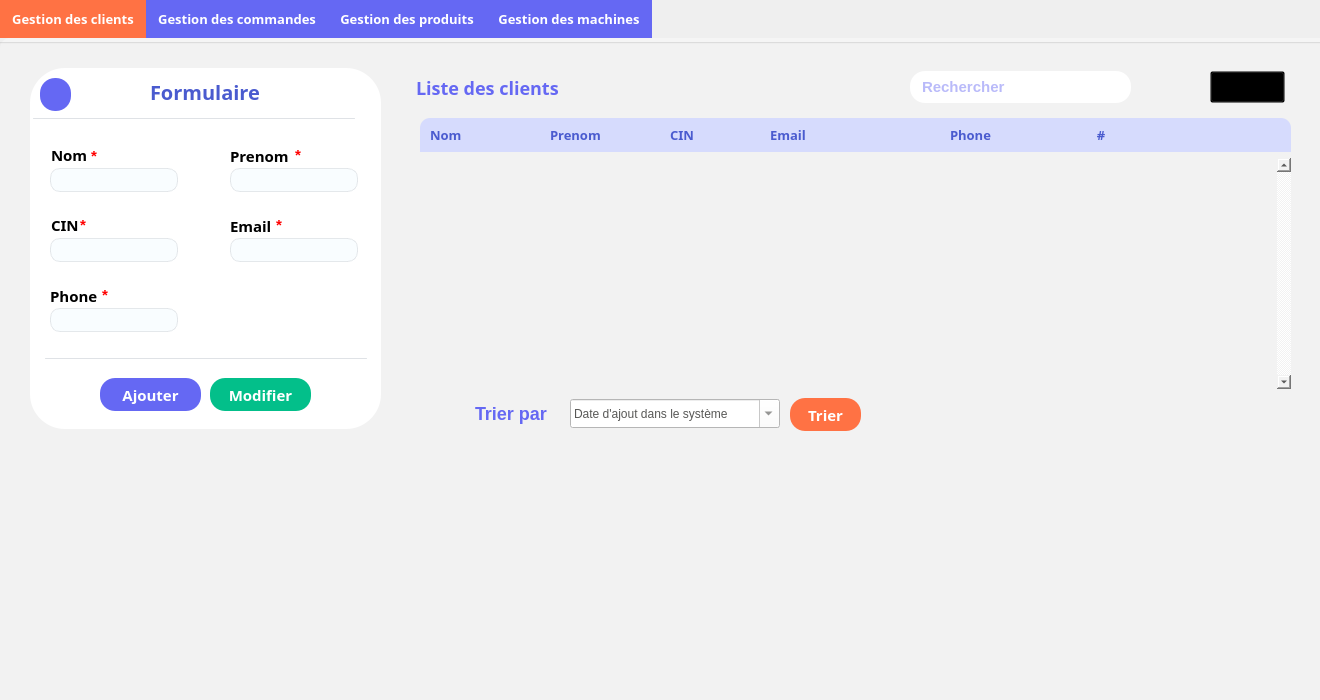
<?xml version="1.0" encoding="UTF-8"?>
<ui version="4.0">
 <class>Clients</class>
 <widget class="QDialog" name="Clients">
  <property name="geometry">
   <rect>
    <x>0</x>
    <y>0</y>
    <width>1320</width>
    <height>700</height>
   </rect>
  </property>
  <property name="windowTitle">
   <string>Dialog</string>
  </property>
  <widget class="QTabWidget" name="tabWidget">
   <property name="geometry">
    <rect>
     <x>0</x>
     <y>0</y>
     <width>1340</width>
     <height>720</height>
    </rect>
   </property>
   <property name="font">
    <font>
     <family>Montserrat</family>
     <pointsize>10</pointsize>
     <weight>75</weight>
     <bold>true</bold>
     <kerning>true</kerning>
    </font>
   </property>
   <property name="cursor">
    <cursorShape>ArrowCursor</cursorShape>
   </property>
   <property name="mouseTracking">
    <bool>false</bool>
   </property>
   <property name="tabletTracking">
    <bool>false</bool>
   </property>
   <property name="whatsThis">
    <string>&lt;html&gt;&lt;head/&gt;&lt;body&gt;&lt;p&gt;gestion des clients&lt;/p&gt;&lt;/body&gt;&lt;/html&gt;</string>
   </property>
   <property name="styleSheet">
    <string notr="true">QTabBar::tab {
  background: #6568F3;
  color: white;
  padding: 10px 12px;
border-radius:0px;
}

QTabBar::tab:selected {
    color: white;
   background-color:#FF7244;

}
QTabBar::tab:hover {
  background: #FF7244;
 }


QTabWidget::pane {
  top:0px; 
  background: rgb(245, 245, 245);
border-radius:10px;
} </string>
   </property>
   <property name="currentIndex">
    <number>0</number>
   </property>
   <widget class="QWidget" name="tab">
    <attribute name="title">
     <string>Gestion des clients</string>
    </attribute>
    <widget class="QGroupBox" name="gClientBg">
     <property name="geometry">
      <rect>
       <x>-10</x>
       <y>0</y>
       <width>1340</width>
       <height>700</height>
      </rect>
     </property>
     <property name="font">
      <font>
       <weight>50</weight>
       <bold>false</bold>
      </font>
     </property>
     <property name="styleSheet">
      <string notr="true">#gClientBg{
background-image:url(C:/Users/ALI/Desktop/bg);
}</string>
     </property>
     <property name="title">
      <string/>
     </property>
     <widget class="QGroupBox" name="groupBox">
      <property name="geometry">
       <rect>
        <x>40</x>
        <y>30</y>
        <width>351</width>
        <height>361</height>
       </rect>
      </property>
      <property name="font">
       <font>
        <family>Montserrat</family>
        <pointsize>8</pointsize>
       </font>
      </property>
      <property name="styleSheet">
       <string notr="true">background-color:  white;
border-radius:35px;

</string>
      </property>
      <property name="title">
       <string/>
      </property>
      <widget class="QLineEdit" name="Nom_f">
       <property name="geometry">
        <rect>
         <x>20</x>
         <y>100</y>
         <width>128</width>
         <height>24</height>
        </rect>
       </property>
       <property name="font">
        <font>
         <family>Montserrat</family>
         <pointsize>9</pointsize>
         <weight>50</weight>
         <bold>false</bold>
        </font>
       </property>
       <property name="styleSheet">
        <string notr="true">#Nom_f{
background-color: #F9FDFF;
border:1px solid rgba(222, 226, 230, 0.8);
padding-left:5px;
border-radius:10px;
color:#585856
}
#Nom_f:focus{
border:1px solid #6568f3;
outline:none;
}
</string>
       </property>
       <property name="text">
        <string/>
       </property>
      </widget>
      <widget class="QLabel" name="label">
       <property name="geometry">
        <rect>
         <x>120</x>
         <y>14</y>
         <width>121</width>
         <height>20</height>
        </rect>
       </property>
       <property name="font">
        <font>
         <family>Montserrat</family>
         <pointsize>-1</pointsize>
         <weight>75</weight>
         <bold>true</bold>
        </font>
       </property>
       <property name="styleSheet">
        <string notr="true">
color:#341763;
color:#4a5bcf;
font-size:20px;</string>
       </property>
       <property name="text">
        <string>Formulaire</string>
       </property>
      </widget>
      <widget class="QLabel" name="label_2">
       <property name="geometry">
        <rect>
         <x>21</x>
         <y>80</y>
         <width>47</width>
         <height>14</height>
        </rect>
       </property>
       <property name="font">
        <font>
         <family>Montserrat</family>
         <pointsize>11</pointsize>
         <weight>75</weight>
         <bold>true</bold>
        </font>
       </property>
       <property name="text">
        <string>Nom</string>
       </property>
      </widget>
      <widget class="QLabel" name="label_13">
       <property name="geometry">
        <rect>
         <x>61</x>
         <y>80</y>
         <width>47</width>
         <height>16</height>
        </rect>
       </property>
       <property name="font">
        <font>
         <pointsize>11</pointsize>
         <weight>75</weight>
         <bold>true</bold>
        </font>
       </property>
       <property name="styleSheet">
        <string notr="true">color:red;</string>
       </property>
       <property name="text">
        <string>*</string>
       </property>
      </widget>
      <widget class="QLabel" name="label_3">
       <property name="geometry">
        <rect>
         <x>200</x>
         <y>80</y>
         <width>71</width>
         <height>16</height>
        </rect>
       </property>
       <property name="font">
        <font>
         <family>Montserrat</family>
         <pointsize>11</pointsize>
         <weight>75</weight>
         <bold>true</bold>
        </font>
       </property>
       <property name="text">
        <string>Prenom</string>
       </property>
      </widget>
      <widget class="QLineEdit" name="Prenom_f">
       <property name="geometry">
        <rect>
         <x>200</x>
         <y>100</y>
         <width>128</width>
         <height>24</height>
        </rect>
       </property>
       <property name="font">
        <font>
         <family>Montserrat</family>
         <pointsize>9</pointsize>
         <weight>50</weight>
         <bold>false</bold>
        </font>
       </property>
       <property name="styleSheet">
        <string notr="true">#Prenom_f{
background-color: #F9FDFF;
border:1px solid rgba(222, 226, 230, 0.8);
padding-left:5px;
border-radius:10px;
color:#585856;
}
#Prenom_f:focus{
border:1px solid #6568f3;
outline:none;
}</string>
       </property>
       <property name="text">
        <string/>
       </property>
      </widget>
      <widget class="QLabel" name="label_14">
       <property name="geometry">
        <rect>
         <x>265</x>
         <y>80</y>
         <width>47</width>
         <height>14</height>
        </rect>
       </property>
       <property name="font">
        <font>
         <pointsize>11</pointsize>
         <weight>75</weight>
         <bold>true</bold>
        </font>
       </property>
       <property name="styleSheet">
        <string notr="true">color:red;</string>
       </property>
       <property name="text">
        <string>*</string>
       </property>
      </widget>
      <widget class="QLabel" name="label_4">
       <property name="geometry">
        <rect>
         <x>21</x>
         <y>150</y>
         <width>47</width>
         <height>14</height>
        </rect>
       </property>
       <property name="font">
        <font>
         <family>Montserrat</family>
         <pointsize>11</pointsize>
         <weight>75</weight>
         <bold>true</bold>
        </font>
       </property>
       <property name="text">
        <string>CIN</string>
       </property>
      </widget>
      <widget class="QLineEdit" name="Cin_f">
       <property name="geometry">
        <rect>
         <x>20</x>
         <y>170</y>
         <width>128</width>
         <height>24</height>
        </rect>
       </property>
       <property name="font">
        <font>
         <pointsize>9</pointsize>
         <weight>50</weight>
         <bold>false</bold>
        </font>
       </property>
       <property name="styleSheet">
        <string notr="true">#Cin_f{
background-color: #F9FDFF;
border:1px solid rgba(222, 226, 230, 0.8);
padding-left:5px;
border-radius:10px;
color:#585856;
}
#Cin_f:focus{
border:1px solid #6568f3;
outline:none;
}</string>
       </property>
       <property name="text">
        <string/>
       </property>
      </widget>
      <widget class="QLabel" name="label_15">
       <property name="geometry">
        <rect>
         <x>50</x>
         <y>150</y>
         <width>47</width>
         <height>14</height>
        </rect>
       </property>
       <property name="font">
        <font>
         <pointsize>11</pointsize>
         <weight>75</weight>
         <bold>true</bold>
        </font>
       </property>
       <property name="styleSheet">
        <string notr="true">color:red;</string>
       </property>
       <property name="text">
        <string>*</string>
       </property>
      </widget>
      <widget class="QLabel" name="label_5">
       <property name="geometry">
        <rect>
         <x>200</x>
         <y>150</y>
         <width>61</width>
         <height>16</height>
        </rect>
       </property>
       <property name="font">
        <font>
         <family>Montserrat</family>
         <pointsize>11</pointsize>
         <weight>75</weight>
         <bold>true</bold>
         <kerning>true</kerning>
        </font>
       </property>
       <property name="text">
        <string>Email</string>
       </property>
      </widget>
      <widget class="QLineEdit" name="Email_f">
       <property name="geometry">
        <rect>
         <x>200</x>
         <y>170</y>
         <width>128</width>
         <height>24</height>
        </rect>
       </property>
       <property name="font">
        <font>
         <pointsize>9</pointsize>
         <weight>50</weight>
         <bold>false</bold>
        </font>
       </property>
       <property name="styleSheet">
        <string notr="true">#Email_f{
background-color: #F9FDFF;
border:1px solid rgba(222, 226, 230, 0.8);
padding-left:5px;
border-radius:10px;
color:#585856;
}
#Email_f:focus{
border:1px solid #6568f3;
outline:none;
}</string>
       </property>
       <property name="text">
        <string/>
       </property>
      </widget>
      <widget class="QLabel" name="label_16">
       <property name="geometry">
        <rect>
         <x>246</x>
         <y>150</y>
         <width>47</width>
         <height>14</height>
        </rect>
       </property>
       <property name="font">
        <font>
         <pointsize>11</pointsize>
         <weight>75</weight>
         <bold>true</bold>
        </font>
       </property>
       <property name="styleSheet">
        <string notr="true">color:red;</string>
       </property>
       <property name="text">
        <string>*</string>
       </property>
      </widget>
      <widget class="QLabel" name="label_6">
       <property name="geometry">
        <rect>
         <x>20</x>
         <y>220</y>
         <width>51</width>
         <height>16</height>
        </rect>
       </property>
       <property name="font">
        <font>
         <family>Montserrat</family>
         <pointsize>11</pointsize>
         <weight>75</weight>
         <bold>true</bold>
        </font>
       </property>
       <property name="text">
        <string>Phone</string>
       </property>
      </widget>
      <widget class="QLineEdit" name="Phone_f">
       <property name="geometry">
        <rect>
         <x>20</x>
         <y>240</y>
         <width>128</width>
         <height>24</height>
        </rect>
       </property>
       <property name="font">
        <font>
         <pointsize>9</pointsize>
         <weight>50</weight>
         <bold>false</bold>
        </font>
       </property>
       <property name="styleSheet">
        <string notr="true">#Phone_f{
background-color: #F9FDFF;
border:1px solid rgba(222, 226, 230, 0.8);
padding-left:5px;
border-radius:10px;
color:#585856;
}
#Phone_f:focus{
border:1px solid #6568f3;
outline:none;
}</string>
       </property>
       <property name="text">
        <string/>
       </property>
      </widget>
      <widget class="QLabel" name="label_17">
       <property name="geometry">
        <rect>
         <x>72</x>
         <y>220</y>
         <width>47</width>
         <height>14</height>
        </rect>
       </property>
       <property name="font">
        <font>
         <pointsize>11</pointsize>
         <weight>75</weight>
         <bold>true</bold>
        </font>
       </property>
       <property name="styleSheet">
        <string notr="true">color:red;</string>
       </property>
       <property name="text">
        <string>*</string>
       </property>
      </widget>
      <widget class="QPushButton" name="ajouter_client">
       <property name="geometry">
        <rect>
         <x>70</x>
         <y>310</y>
         <width>101</width>
         <height>33</height>
        </rect>
       </property>
       <property name="font">
        <font>
         <family>Montserrat</family>
         <pointsize>11</pointsize>
         <weight>75</weight>
         <bold>true</bold>
        </font>
       </property>
       <property name="styleSheet">
        <string notr="true">#ajouter_client{
color:white;
background-color:#6568F3;
border-radius:15px;
}

#ajouter_client:hover{
background-color:#4144f1;
}</string>
       </property>
       <property name="text">
        <string>Ajouter</string>
       </property>
      </widget>
      <widget class="QPushButton" name="modifier_client">
       <property name="geometry">
        <rect>
         <x>180</x>
         <y>310</y>
         <width>101</width>
         <height>33</height>
        </rect>
       </property>
       <property name="font">
        <font>
         <family>Montserrat</family>
         <pointsize>11</pointsize>
         <weight>75</weight>
         <bold>true</bold>
        </font>
       </property>
       <property name="styleSheet">
        <string notr="true">#modifier_client{
color:white;
background-color:#03BF8A;
border-radius:15px;
}

#modifier_client:hover{
background-color:#02976d;
}
</string>
       </property>
       <property name="text">
        <string>Modifier</string>
       </property>
      </widget>
      <widget class="Line" name="line_2">
       <property name="geometry">
        <rect>
         <x>15</x>
         <y>290</y>
         <width>322</width>
         <height>1</height>
        </rect>
       </property>
       <property name="styleSheet">
        <string notr="true">background-color:rgba(222, 226, 230, 0.8);
border-width: 1px;
border: 2px solid rgba(222, 226, 230, 0.8);
</string>
       </property>
       <property name="orientation">
        <enum>Qt::Horizontal</enum>
       </property>
      </widget>
      <widget class="QPushButton" name="clear_client">
       <property name="geometry">
        <rect>
         <x>10</x>
         <y>10</y>
         <width>31</width>
         <height>33</height>
        </rect>
       </property>
       <property name="font">
        <font>
         <family>Arial</family>
         <pointsize>9</pointsize>
         <weight>50</weight>
         <bold>false</bold>
        </font>
       </property>
       <property name="styleSheet">
        <string notr="true">#clear_client{
color:white;
background-color:#6568F3;
border-radius:15px;
}

#clear_client:hover{
background-color:#4144f1;
}</string>
       </property>
       <property name="text">
        <string/>
       </property>
       <property name="icon">
        <iconset resource="Client_resources.qrc">
         <normaloff>:/Resources/client_img/eraser.png</normaloff>:/Resources/client_img/eraser.png</iconset>
       </property>
       <property name="iconSize">
        <size>
         <width>25</width>
         <height>25</height>
        </size>
       </property>
      </widget>
     </widget>
     <widget class="QLabel" name="label_7">
      <property name="geometry">
       <rect>
        <x>426</x>
        <y>40</y>
        <width>211</width>
        <height>20</height>
       </rect>
      </property>
      <property name="font">
       <font>
        <family>Montserrat</family>
        <pointsize>-1</pointsize>
        <weight>75</weight>
        <bold>true</bold>
       </font>
      </property>
      <property name="styleSheet">
       <string notr="true">color:#6568F3;
font-size:18px;</string>
      </property>
      <property name="text">
       <string>Liste des clients</string>
      </property>
     </widget>
     <widget class="QLabel" name="label_8">
      <property name="geometry">
       <rect>
        <x>430</x>
        <y>80</y>
        <width>121</width>
        <height>34</height>
       </rect>
      </property>
      <property name="font">
       <font>
        <family>Montserrat</family>
        <pointsize>10</pointsize>
        <weight>75</weight>
        <bold>true</bold>
       </font>
      </property>
      <property name="styleSheet">
       <string notr="true">background-color:#D6DBFD;
color:#4A5BCF;
padding:6px;
border-top-left-radius:10px;</string>
      </property>
      <property name="text">
       <string>Nom</string>
      </property>
     </widget>
     <widget class="QLabel" name="label_18">
      <property name="geometry">
       <rect>
        <x>1080</x>
        <y>80</y>
        <width>221</width>
        <height>34</height>
       </rect>
      </property>
      <property name="font">
       <font>
        <family>Montserrat</family>
        <pointsize>10</pointsize>
        <weight>75</weight>
        <bold>true</bold>
       </font>
      </property>
      <property name="styleSheet">
       <string notr="true">background-color:#D6DBFD;
color:#4A5BCF;
padding:6px;
border-top-right-radius:10px;</string>
      </property>
      <property name="text">
       <string>     #</string>
      </property>
     </widget>
     <widget class="QLineEdit" name="lineEdit_4">
      <property name="geometry">
       <rect>
        <x>920</x>
        <y>33</y>
        <width>211</width>
        <height>32</height>
       </rect>
      </property>
      <property name="styleSheet">
       <string notr="true">border-radius:15px;
padding:4px;
padding-left:10px;
padding-right:15px;
color:#7375f3;
font-size:15px;
font-weight:bold;
</string>
      </property>
      <property name="text">
       <string/>
      </property>
      <property name="placeholderText">
       <string extracomment="Recherche">Rechercher</string>
      </property>
     </widget>
     <widget class="QPushButton" name="search_client">
      <property name="geometry">
       <rect>
        <x>1100</x>
        <y>33</y>
        <width>41</width>
        <height>32</height>
       </rect>
      </property>
      <property name="styleSheet">
       <string notr="true">#search_client{
background-color:white;
border-radius:15px;
}

#search_client:hover{
background-color:#D6DBFD;

}</string>
      </property>
      <property name="text">
       <string/>
      </property>
      <property name="icon">
       <iconset resource="Client_resources.qrc">
        <normaloff>:/Resources/client_img/search.png</normaloff>:/Resources/client_img/search.png</iconset>
      </property>
     </widget>
     <widget class="QPushButton" name="trier_client_2">
      <property name="geometry">
       <rect>
        <x>800</x>
        <y>360</y>
        <width>71</width>
        <height>33</height>
       </rect>
      </property>
      <property name="font">
       <font>
        <family>Montserrat</family>
        <pointsize>11</pointsize>
        <weight>75</weight>
        <bold>true</bold>
       </font>
      </property>
      <property name="styleSheet">
       <string notr="true">#trier_client_2{
color:white;
background-color:#FF7244;
border-radius:15px;
}

#trier_client_2:hover{
background-color:#ff531a;
}</string>
      </property>
      <property name="text">
       <string>Trier</string>
      </property>
     </widget>
     <widget class="QPushButton" name="trier_client">
      <property name="geometry">
       <rect>
        <x>430</x>
        <y>358</y>
        <width>75</width>
        <height>31</height>
       </rect>
      </property>
      <property name="font">
       <font>
        <pointsize>8</pointsize>
       </font>
      </property>
      <property name="styleSheet">
       <string notr="true">#trier_client{
background-color:transparent;
border-radius:5px;
}</string>
      </property>
      <property name="text">
       <string/>
      </property>
      <property name="icon">
       <iconset>
        <normaloff>../sort.png</normaloff>../sort.png</iconset>
      </property>
      <property name="iconSize">
       <size>
        <width>36</width>
        <height>36</height>
       </size>
      </property>
     </widget>
     <widget class="QLabel" name="label_40">
      <property name="geometry">
       <rect>
        <x>480</x>
        <y>360</y>
        <width>101</width>
        <height>31</height>
       </rect>
      </property>
      <property name="font">
       <font>
        <pointsize>-1</pointsize>
        <weight>75</weight>
        <bold>true</bold>
       </font>
      </property>
      <property name="styleSheet">
       <string notr="true">color:#6568F3;
font-size:18px;</string>
      </property>
      <property name="text">
       <string> Trier par</string>
      </property>
     </widget>
     <widget class="QComboBox" name="comboBox">
      <property name="geometry">
       <rect>
        <x>580</x>
        <y>361</y>
        <width>210</width>
        <height>29</height>
       </rect>
      </property>
      <property name="font">
       <font>
        <family>Montserrat</family>
        <pointsize>9</pointsize>
        <weight>75</weight>
        <bold>true</bold>
       </font>
      </property>
      <property name="styleSheet">
       <string notr="true">background-color:white;
color:#585856;</string>
      </property>
      <property name="editable">
       <bool>true</bool>
      </property>
      <property name="currentText">
       <string>Date d'ajout dans le système</string>
      </property>
      <item>
       <property name="text">
        <string>Date d'ajout dans le système</string>
       </property>
      </item>
      <item>
       <property name="text">
        <string>Nombre de commandes</string>
       </property>
      </item>
      <item>
       <property name="text">
        <string>Date de commande</string>
       </property>
      </item>
     </widget>
     <widget class="Line" name="line">
      <property name="geometry">
       <rect>
        <x>43</x>
        <y>80</y>
        <width>322</width>
        <height>1</height>
       </rect>
      </property>
      <property name="autoFillBackground">
       <bool>false</bool>
      </property>
      <property name="styleSheet">
       <string notr="true">background-color:rgba(222, 226, 230, 0.8);
border-width: 1px;
border: 2px solid rgba(222, 226, 230, 0.8);
</string>
      </property>
      <property name="lineWidth">
       <number>1</number>
      </property>
      <property name="orientation">
       <enum>Qt::Horizontal</enum>
      </property>
     </widget>
     <widget class="QPushButton" name="pdf_b">
      <property name="geometry">
       <rect>
        <x>590</x>
        <y>30</y>
        <width>32</width>
        <height>38</height>
       </rect>
      </property>
      <property name="styleSheet">
       <string notr="true">#pdf_b{
background-color:transparent;
border-radius:15px;
}

#pdf_b:hover{
background-color:#FF7244;

}</string>
      </property>
      <property name="text">
       <string/>
      </property>
      <property name="icon">
       <iconset>
        <normaloff>../pdf.png</normaloff>../pdf.png</iconset>
      </property>
      <property name="iconSize">
       <size>
        <width>32</width>
        <height>32</height>
       </size>
      </property>
     </widget>
     <widget class="QFrame" name="horizontalFrame">
      <property name="geometry">
       <rect>
        <x>490</x>
        <y>390</y>
        <width>800</width>
        <height>300</height>
       </rect>
      </property>
      <property name="styleSheet">
       <string notr="true">background-color:transparent;
</string>
      </property>
      <layout class="QHBoxLayout" name="horizontalLayout"/>
     </widget>
     <widget class="QGraphicsView" name="graphicsView">
      <property name="geometry">
       <rect>
        <x>50</x>
        <y>390</y>
        <width>310</width>
        <height>310</height>
       </rect>
      </property>
      <property name="styleSheet">
       <string notr="true">background-color:transparent;
border:none;</string>
      </property>
     </widget>
     <widget class="QScrollArea" name="scrollArea">
      <property name="geometry">
       <rect>
        <x>420</x>
        <y>120</y>
        <width>881</width>
        <height>231</height>
       </rect>
      </property>
      <property name="styleSheet">
       <string notr="true">background-color:transparent;border:none;</string>
      </property>
      <property name="verticalScrollBarPolicy">
       <enum>Qt::ScrollBarAlwaysOn</enum>
      </property>
      <property name="widgetResizable">
       <bool>true</bool>
      </property>
      <widget class="QWidget" name="scrollAreaWidgetContents">
       <property name="geometry">
        <rect>
         <x>0</x>
         <y>0</y>
         <width>864</width>
         <height>231</height>
        </rect>
       </property>
      </widget>
     </widget>
     <widget class="QPushButton" name="refreshBtn">
      <property name="geometry">
       <rect>
        <x>1220</x>
        <y>33</y>
        <width>75</width>
        <height>32</height>
       </rect>
      </property>
      <property name="styleSheet">
       <string notr="true">#refreshBtn{
background-color:transparent;
image: url(:/Resources/client_img/refresh.png);
}

#refreshBtn:hover{
	image: url(:/Resources/client_img/refresh-button.png);
}</string>
      </property>
      <property name="text">
       <string/>
      </property>
     </widget>
     <widget class="QLabel" name="label_9">
      <property name="geometry">
       <rect>
        <x>550</x>
        <y>80</y>
        <width>121</width>
        <height>34</height>
       </rect>
      </property>
      <property name="font">
       <font>
        <family>Montserrat</family>
        <pointsize>10</pointsize>
        <weight>75</weight>
        <bold>true</bold>
       </font>
      </property>
      <property name="styleSheet">
       <string notr="true">background-color:#D6DBFD;
color:#4A5BCF;
padding:6px;</string>
      </property>
      <property name="text">
       <string>Prenom</string>
      </property>
     </widget>
     <widget class="QLabel" name="label_10">
      <property name="geometry">
       <rect>
        <x>670</x>
        <y>80</y>
        <width>101</width>
        <height>34</height>
       </rect>
      </property>
      <property name="font">
       <font>
        <family>Montserrat</family>
        <pointsize>10</pointsize>
        <weight>75</weight>
        <bold>true</bold>
       </font>
      </property>
      <property name="styleSheet">
       <string notr="true">background-color:#D6DBFD;
color:#4A5BCF;
padding:6px;</string>
      </property>
      <property name="text">
       <string>CIN</string>
      </property>
     </widget>
     <widget class="QLabel" name="label_11">
      <property name="geometry">
       <rect>
        <x>770</x>
        <y>80</y>
        <width>181</width>
        <height>34</height>
       </rect>
      </property>
      <property name="font">
       <font>
        <family>Montserrat</family>
        <pointsize>10</pointsize>
        <weight>75</weight>
        <bold>true</bold>
       </font>
      </property>
      <property name="styleSheet">
       <string notr="true">background-color:#D6DBFD;
color:#4A5BCF;
padding:6px;</string>
      </property>
      <property name="text">
       <string>Email</string>
      </property>
     </widget>
     <widget class="QLabel" name="label_12">
      <property name="geometry">
       <rect>
        <x>950</x>
        <y>80</y>
        <width>131</width>
        <height>34</height>
       </rect>
      </property>
      <property name="font">
       <font>
        <family>Montserrat</family>
        <pointsize>10</pointsize>
        <weight>75</weight>
        <bold>true</bold>
       </font>
      </property>
      <property name="styleSheet">
       <string notr="true">background-color:#D6DBFD;
color:#4A5BCF;
padding:6px;</string>
      </property>
      <property name="text">
       <string>Phone</string>
      </property>
     </widget>
     <zorder>graphicsView</zorder>
     <zorder>groupBox</zorder>
     <zorder>label_7</zorder>
     <zorder>label_8</zorder>
     <zorder>label_18</zorder>
     <zorder>lineEdit_4</zorder>
     <zorder>search_client</zorder>
     <zorder>trier_client_2</zorder>
     <zorder>trier_client</zorder>
     <zorder>label_40</zorder>
     <zorder>comboBox</zorder>
     <zorder>line</zorder>
     <zorder>pdf_b</zorder>
     <zorder>horizontalFrame</zorder>
     <zorder>scrollArea</zorder>
     <zorder>refreshBtn</zorder>
     <zorder>label_9</zorder>
     <zorder>label_10</zorder>
     <zorder>label_11</zorder>
     <zorder>label_12</zorder>
    </widget>
   </widget>
   <widget class="QWidget" name="tab_2">
    <attribute name="title">
     <string>Gestion des commandes</string>
    </attribute>
   </widget>
   <widget class="QWidget" name="tab_3">
    <attribute name="title">
     <string>Gestion des produits</string>
    </attribute>
   </widget>
   <widget class="QWidget" name="tab_4">
    <attribute name="title">
     <string>Gestion des machines</string>
    </attribute>
   </widget>
  </widget>
 </widget>
 <resources>
  <include location="Client_resources.qrc"/>
 </resources>
 <connections/>
</ui>
